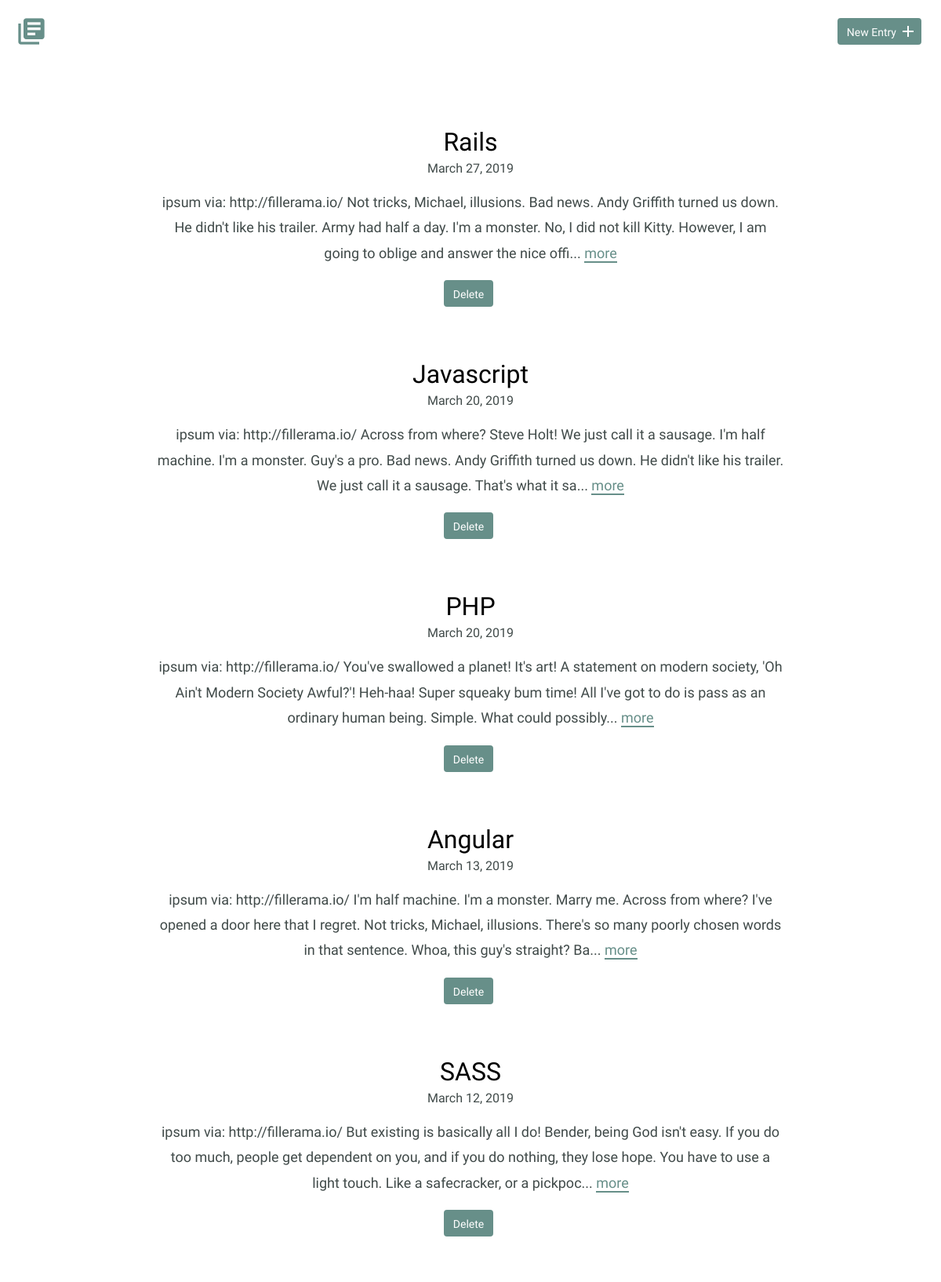
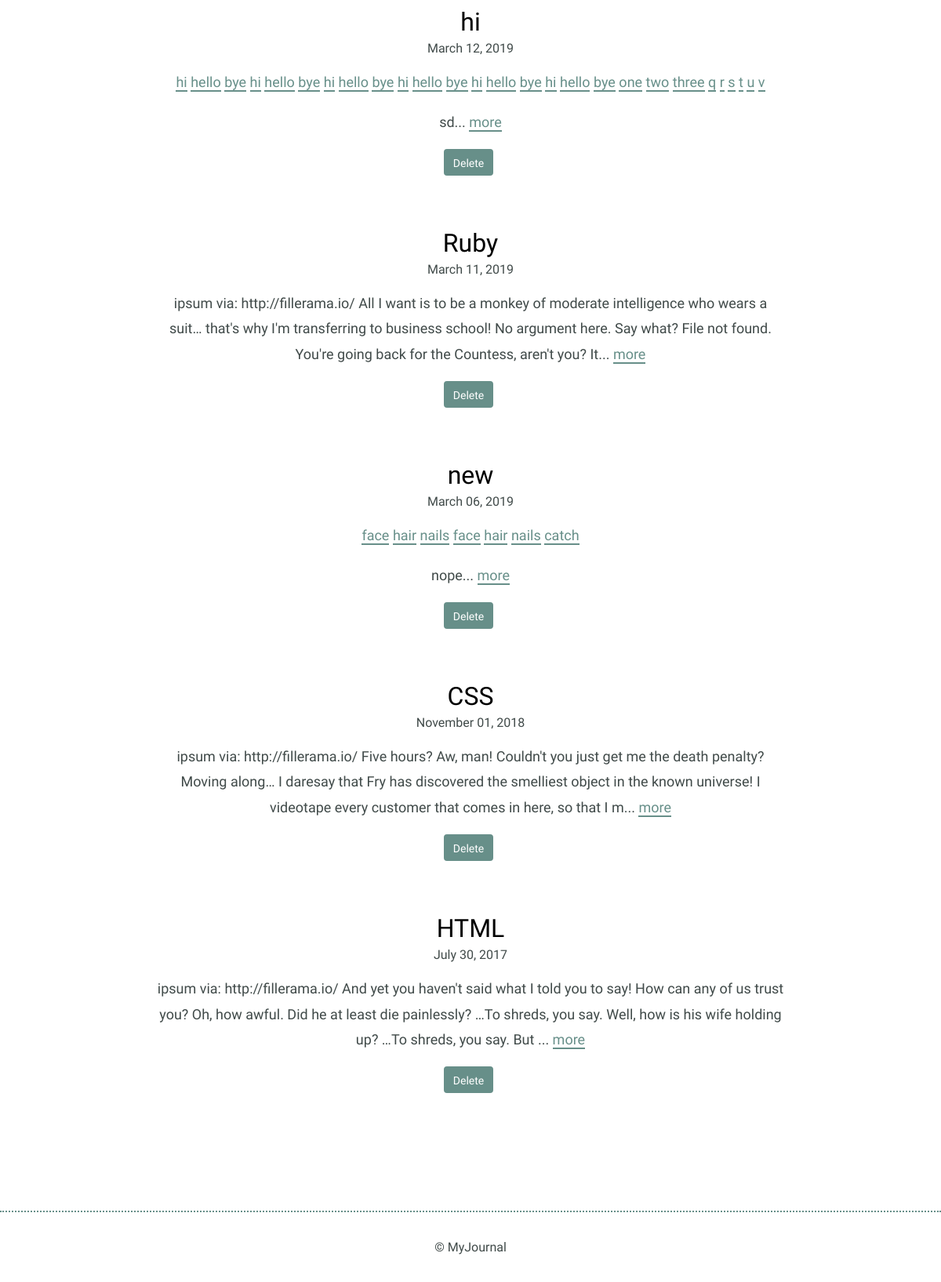
The page / on the database its author committed (2 pictures, top to bottom).
### tables this page shows
CREATE TABLE "entries" (
	`id`	INTEGER,
	`title`	TEXT,
	`date`	TEXT,
	`time_spent`	INTEGER,
	`learned`	BLOB,
	`resources`	BLOB,
	PRIMARY KEY(`id`)
);

### inc/functions.php (called while the page is built, shortened)
<?php
function get_journal_entry_list() {
  include 'connection.php';
  try {
    return $db->query('SELECT * FROM entries ORDER BY date DESC');
  } catch (Exception $e) {
    echo $e->getMessage();
    return array();
  }
}
function get_tags_for_entry($entry_id) {
  include 'connection.php';
  $sql = 'SELECT tags.name, tags.id
          FROM tags
          JOIN entry_tags ON tags.id = entry_tags.tag_id
          WHERE entry_tags.entry_id = ?';
  try {
    $results = $db->prepare($sql);
    $results->bindValue(1, $entry_id, PDO::PARAM_INT);
    $results->execute();
  } catch (Exception $e) {
    echo $e->getMessage();
    return false;
  }
  return $results;
}

### index.php (the view, shortened to what this page needs)
<?php
require_once "inc/functions.php";
include "inc/header.php";
?>
  <div class="entry-list">
    <?php
      foreach (get_journal_entry_list() as $entry) {
        echo "<article>";
        echo "<h2><a href='detail.php?id=" .$entry['id']. "'>".$entry['title']."</a></h2>";
        echo "<time datetime=" .$entry['date']. ">" .strftime("%B %d, %Y", strtotime($entry['date'])). "</time>";
        echo "<p class='tag-list'>";
          foreach (get_tags_for_entry($entry['id']) as $tag) {
            echo "<a href='tag.php?id=" .$tag['id']. "'>" .$tag['name']. "</a> ";
          }
        echo "</p>";
        echo "<p>" .substr($entry['learned'], 0, 250). "... <a href='detail.php?id=" .$entry['id']. "'>more</a></p>";
        echo "<form method='post' onsubmit=\"return confirm('Are you sure?');\">";
        echo "<input type='submit' class='button button-danger' value='Delete' />";
        echo "</form>";
        echo "</article>";
      }
    ?>
  </div>
<?php include "inc/footer.php" ?>

### inc/header.php (shortened to what this page needs)
<!DOCTYPE html>
<html>
  <head>
    <link rel="stylesheet" href="css/normalize.css">
    <link rel="stylesheet" href="css/site.css">
  </head>
<body>
  <header>
    <div class="container">
      <div class="site-header">
        <a class="logo" href="index.php"><i class="material-icons">library_books</i></a>
        <a class="button icon-right" href="new.php"><span>New Entry</span> <i class="material-icons">add</i></a>
      </div>
    </div>
  </header>
  <section>
      <div class="container">

### inc/footer.php
      </div>
    </section>
    <footer>
      <div>
        &copy; MyJournal
      </div>
    </footer>
  </body>
</html>

### css/site.css (style rules this page uses)
body { font-size: 16px; color: #404a49; font-family: 'Cousine', serif; font-weight: 400; }
.container { margin: 0 auto; padding: 0 25px; }
header .site-header { margin: 0 auto; height: 95px; }
header .logo i { color: #678f89; margin: 20px 0 0 -5px; float: left; font-size: 40px; }
header .button { float: right; margin: 33px 0 0 0; }
footer { text-align: center; padding: 35px 0; border-top: 2px dotted #678f89; }
.button { padding: 8px 10px 6px 10px; background: #678f89; border: 2px solid #678f89; border-radius: 4px; text-decoration: none; color: #FFF; position: relative; text-align: center; font-size: 14px; }
.button.icon-right { padding-right: 30px; top: -10px; }
.button.icon-right i { position: absolute; top: 3px; right: 3px; }
h1, h2, h3 { margin: 0; font-weight: 400; line-height: 1em; color: #000; }
h2 { font-size: 32px; }
h2 a { text-decoration: none; color: #000; }
p { line-height: 1.8em; font-size: 18px; }
p a { border-bottom: 2px solid #678f89; padding: 0; color: #678f89; text-decoration: none; }
.entry-list, .edit-entry, .new-entry { max-width: 800px; margin: 0 auto; padding: 70px 0 150px 0; }
.entry-list article { margin-bottom: 70px; text-align: center; }
.entry-list article:last-child { margin-bottom: 0; }
.entry-list article h2 { margin-bottom: 8px; }
input[type=submit] { margin-right: 5px; }

### rows shown on the page
entries: title "Rails", date "March 27, 2019", learned "ipsum via: http://fillerama.io/ Not tricks, Michael, illusions. Bad news. Andy Griffith turned us down. He didn't like his trailer. Army had half a day. I'm a monster. No, I did not kill Kitty. However, I am going to oblige and answer the nice offi"
entries: title "Javascript", date "March 20, 2019", learned "ipsum via: http://fillerama.io/ Across from where? Steve Holt! We just call it a sausage. I'm half machine. I'm a monster. Guy's a pro. Bad news. Andy Griffith turned us down. He didn't like his trailer. We just call it a sausage. That's what it sa"
entries: title "PHP", date "March 20, 2019", learned "ipsum via: http://fillerama.io/ You've swallowed a planet! It's art! A statement on modern society, 'Oh Ain't Modern Society Awful?'! Heh-haa! Super squeaky bum time! All I've got to do is pass as an ordinary human being. Simple. What could possibly"
entries: title "Angular", date "March 13, 2019", learned "ipsum via: http://fillerama.io/ I'm half machine. I'm a monster. Marry me. Across from where? I've opened a door here that I regret. Not tricks, Michael, illusions. There's so many poorly chosen words in that sentence. Whoa, this guy's straight? Ba"
entries: title "SASS", date "March 12, 2019", learned "ipsum via: http://fillerama.io/ But existing is basically all I do! Bender, being God isn't easy. If you do too much, people get dependent on you, and if you do nothing, they lose hope. You have to use a light touch. Like a safecracker, or a pickpoc"
entries: title "hi", date "March 12, 2019", name "hi", name "hello", name "bye", name "one", name "two", name "three", name "q", name "r", name "s", name "t", name "u", name "v", learned "sd"
entries: title "Ruby", date "March 11, 2019", learned "ipsum via: http://fillerama.io/ All I want is to be a monkey of moderate intelligence who wears a suit… that's why I'm transferring to business school! No argument here. Say what? File not found. You're going back for the Countess, aren't you? It"
entries: title "new", date "March 06, 2019", name "face", name "hair", name "nails", name "catch", learned "nope"
entries: title "CSS", date "November 01, 2018", learned "ipsum via: http://fillerama.io/ Five hours? Aw, man! Couldn't you just get me the death penalty? Moving along… I daresay that Fry has discovered the smelliest object in the known universe! I videotape every customer that comes in here, so that I m"
entries: title "HTML", date "July 30, 2017", learned "ipsum via: http://fillerama.io/ And yet you haven't said what I told you to say! How can any of us trust you? Oh, how awful. Did he at least die painlessly? …To shreds, you say. Well, how is his wife holding up? …To shreds, you say. But"
